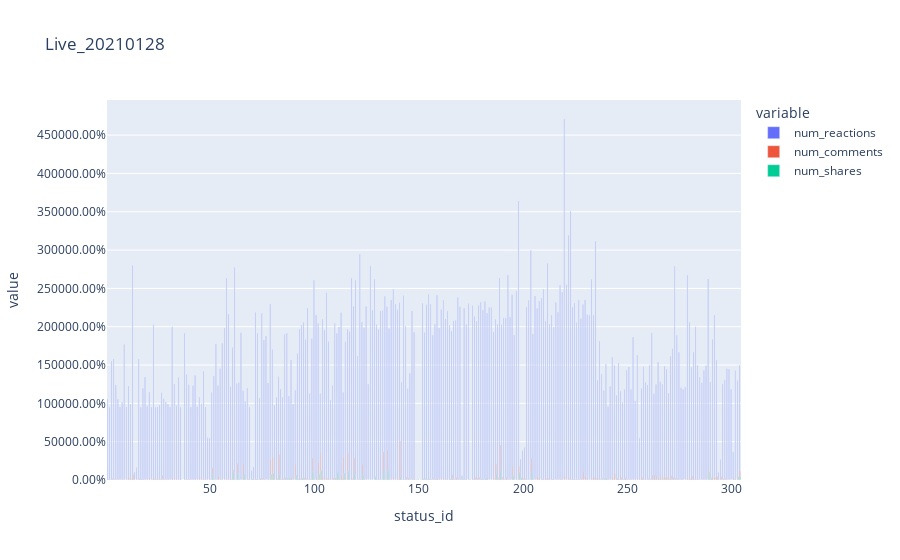

Notebook code for this chart:
### Code cell
import pandas as pd
import plotly.express as px

# 讀取 CSV 檔案，並將其轉換為 DataFrame 格式
df = pd.read_csv("THAI.csv")

# 使用 px.bar() 函數建立長條圖，資料來源為 df
fig = px.bar(df, x="status_id", y=["num_reactions", "num_comments", "num_shares"], barmode="group", title="Live_20210128")

# 調整 Y 軸顯示為百分比格式
fig.update_yaxes(tickformat=".2%")

fig.show()

### Figure 1 — Plotly figure (JSON) as saved in the notebook; plotly's stock layout.template omitted (floating-point values rounded to 4 significant figures; data arrays with more than 128 entries replaced by an {"elided": "..."} marker saying what was removed)
{"data": [{"alignmentgroup": "True", "hovertemplate": "variable=num_reactions<br>status_id=%{x}<br>value=%{y}<extra></extra>", "legendgroup": "num_reactions", "marker": {"color": "#636efa", "pattern": {"shape": ""}}, "name": "num_reactions", "offsetgroup": "num_reactions", "orientation": "v", "showlegend": true, "textposition": "auto", "type": "bar", "x": {"elided": "304 int values"}, "xaxis": "x", "y": {"elided": "304 int values"}, "yaxis": "y"}, {"alignmentgroup": "True", "hovertemplate": "variable=num_comments<br>status_id=%{x}<br>value=%{y}<extra></extra>", "legendgroup": "num_comments", "marker": {"color": "#EF553B", "pattern": {"shape": ""}}, "name": "num_comments", "offsetgroup": "num_comments", "orientation": "v", "showlegend": true, "textposition": "auto", "type": "bar", "x": {"elided": "304 int values"}, "xaxis": "x", "y": {"elided": "304 int values"}, "yaxis": "y"}, {"alignmentgroup": "True", "hovertemplate": "variable=num_shares<br>status_id=%{x}<br>value=%{y}<extra></extra>", "legendgroup": "num_shares", "marker": {"color": "#00cc96", "pattern": {"shape": ""}}, "name": "num_shares", "offsetgroup": "num_shares", "orientation": "v", "showlegend": true, "textposition": "auto", "type": "bar", "x": {"elided": "304 int values"}, "xaxis": "x", "y": {"elided": "304 int values"}, "yaxis": "y"}], "layout": {"barmode": "group", "legend": {"title": {"text": "variable"}, "tracegroupgap": 0}, "title": {"text": "Live_20210128"}, "xaxis": {"anchor": "y", "domain": [0, 1], "title": {"text": "status_id"}}, "yaxis": {"anchor": "x", "domain": [0, 1], "tickformat": ".2%", "title": {"text": "value"}}}}
